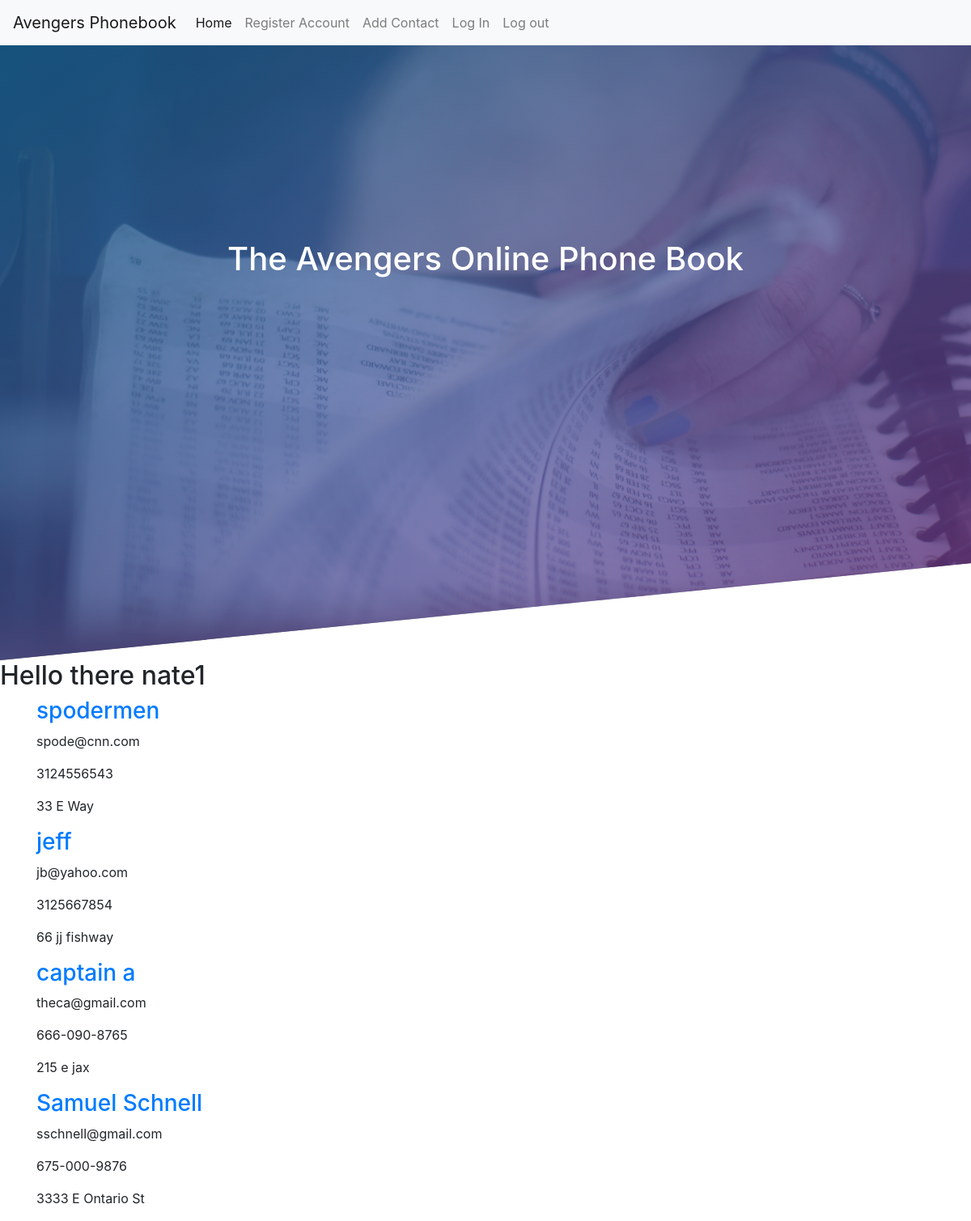
Page / (signed in) on the committed database.
### phonebook/models.py (models this page shows, shortened)
class User(db.Model, UserMixin):
    id = db.Column(db.Integer, primary_key=True)
    username = db.Column(db.String(150), nullable=False, unique=True)
    email = db.Column(db.String(150), nullable=False, unique=True)
    password = db.Column(db.String(256), nullable=False)
    post = db.relationship('Info', backref='author', lazy=True)

class Info(db.Model):
    id = db.Column(db.Integer, primary_key=True)
    name = db.Column(db.String(150), nullable=False, unique=True)
    email = db.Column(db.String(150), nullable=False, unique=True)
    phone_number = db.Column(db.String(15), nullable=False, unique=True)
    address = db.Column(db.String(300), nullable=True)
    user_id = db.Column(db.Integer, db.ForeignKey('user.id'))

### phonebook/routes.py (the view)
@app.route('/')
def home():
    contacts=Info.query.all()
    return render_template('home.html', contacts=contacts)

### phonebook/models.py (called while the page is built)
@login.user_loader
def load_user(user_id):
    return User.query.get(user_id)

### phonebook/templates/home.html
{% extends 'base.html' %}
{% block content %}
<header class="banner">
    <h1 class="header-text">The Avengers Online Phone Book</h1>
</header>
<h2>Hello there {{ current_user.username }}</h2>
{% if current_user.is_authenticated %}
{% for contact in contacts %}
    <div class="container">
        <h3>
            <a href="{{ url_for('contact_detail', contact_id = contact.id) }}">{{ contact.name }}</a>
        </h3>
        <p>{{ contact.email }}</p>
        <p>{{ contact.phone_number }}</p>
        <p>{{ contact.address }}</p>
    </div>
{% endfor %}
{% else %}
<h2>Nothing to show here...</h2>
{% endif %}
{% endblock content %}

### phonebook/static/css/styles.css (style rules this page uses)
.banner { height: 95vh; background-image: linear-gradient(to right bottom, rgba(30,115,172,0.7), rgba(142,57,153,0.6)), url(..//images/brittany-colette-GFLMi4c8XMg-unsplash.jpg); background-size: cover; background-position: 35% 50%; -webkit-clip-path: polygon(0 0, 100% 0, 100% 80vh, 0 100%); clip-path: polygon(0 0, 100% 0, 100% 80vh, 0 100%); position: relative; }
.header-text { display: flex; justify-content: center; padding-top: 20%; left: 20rem; top: 10rem; color: white; }

### rows in the picture
User: username "nate1"
Info: name "spodermen", email "spode@cnn.com", phone_number "3124556543", address "33 E Way"
Info: name "jeff", email "jb@yahoo.com", phone_number "3125667854", address "66 jj fishway"
Info: name "captain a", email "theca@gmail.com", phone_number "666-090-8765", address "215 e jax"
Info: name "Samuel Schnell", email "sschnell@gmail.com", phone_number "675-000-9876", address "3333 E Ontario St"
